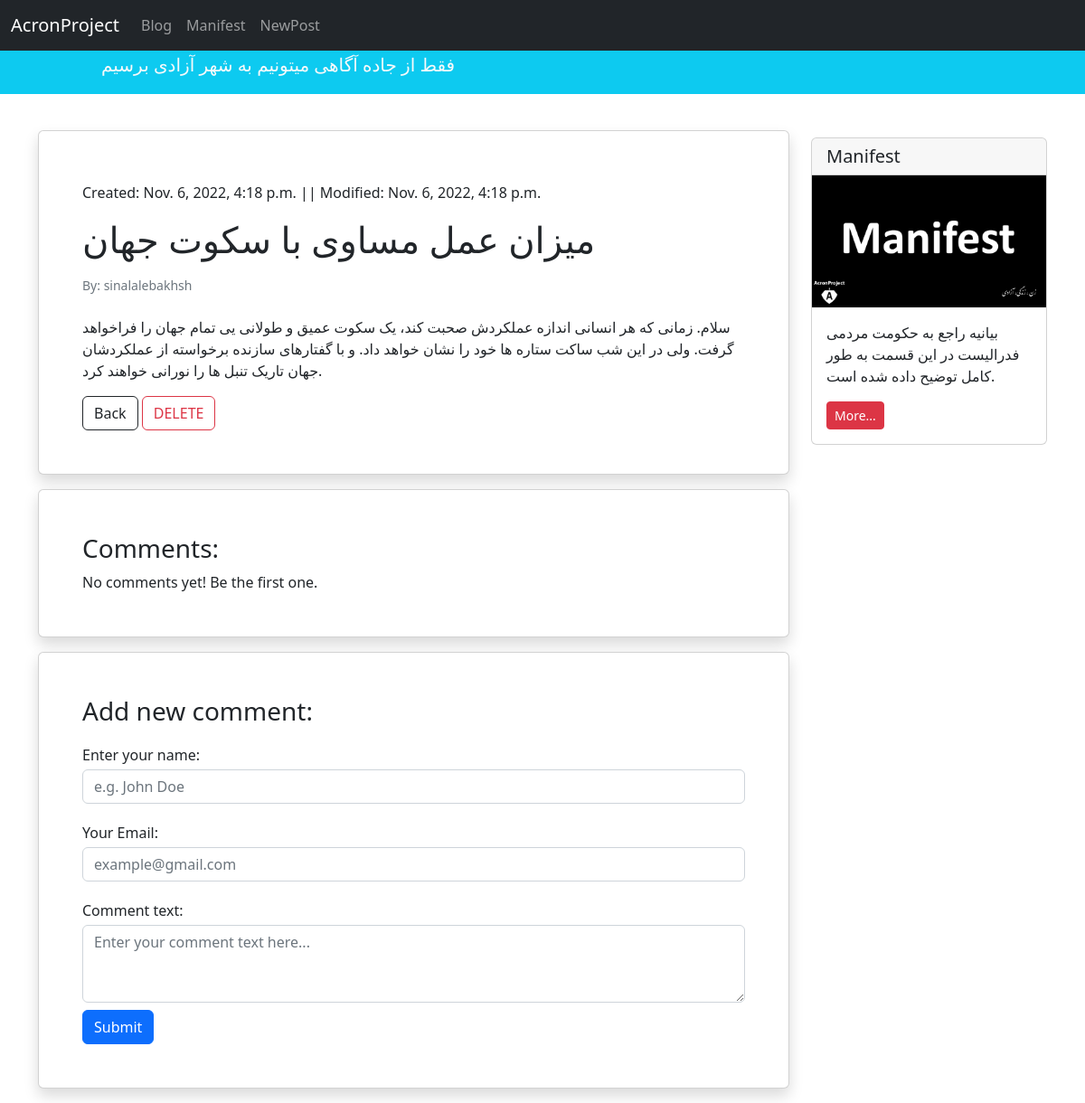
Before: /blog/3 with the older database file.
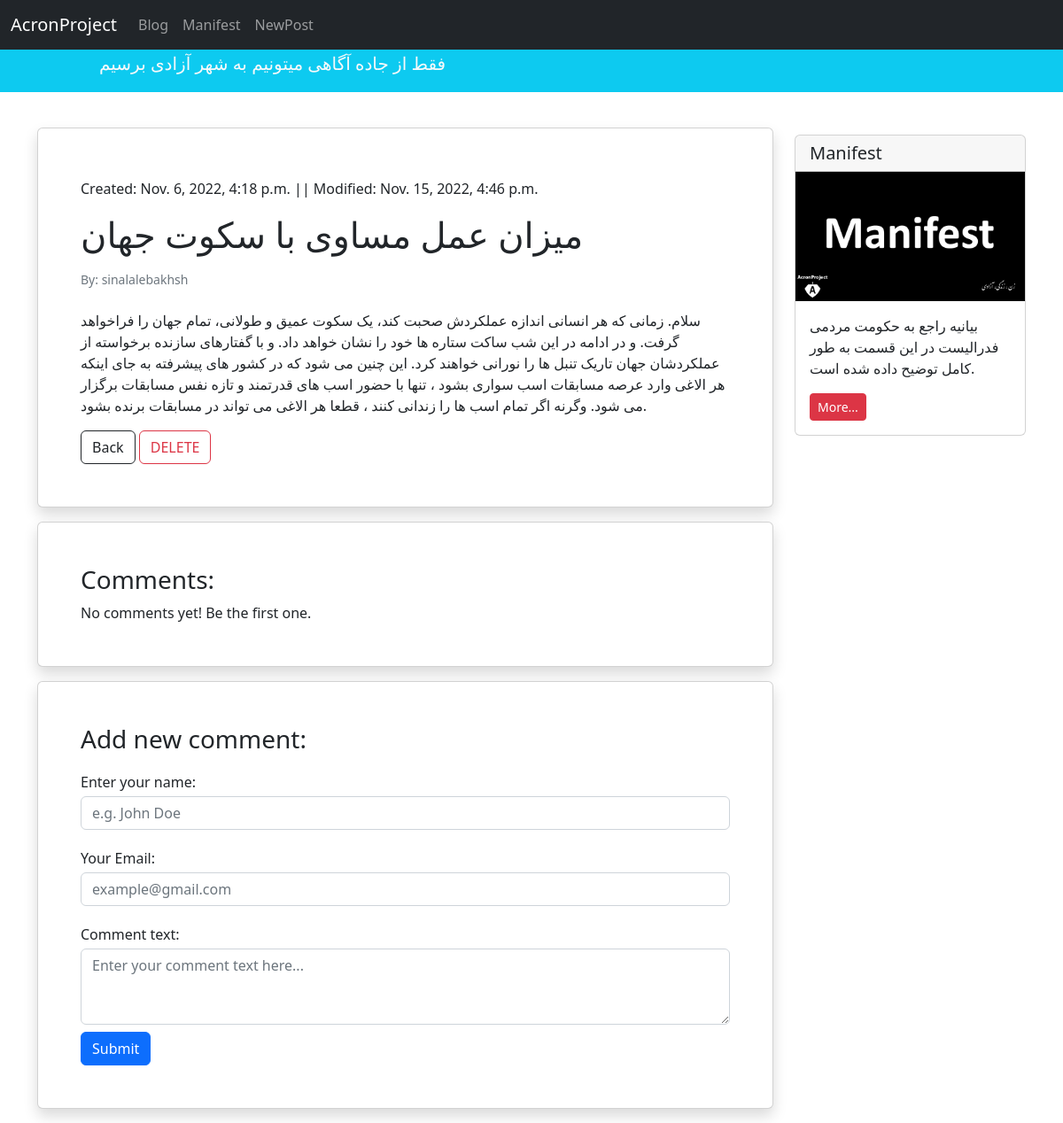
After: the same page with the newer database file.
### blog/models.py (models this page shows, shortened)
class Post(models.Model):
    STATUS_CHOICES = (
        ('pub', 'Published'),
        ('drf', 'Draft'),
    )
    title = models.CharField(max_length=100)
    text = models.TextField()
    author = models.ForeignKey('auth.User', on_delete=models.CASCADE)
    date_time_created = models.DateTimeField(auto_now_add=True)
    date_time_modified = models.DateTimeField(auto_now=True)
    status = models.CharField(choices=STATUS_CHOICES, max_length=3)

### blog/views.py (the view)
# urls.py: path('<int:pk>', views.blog_detail_view, name="blog_detail_view"),
def blog_detail_view(request, pk):
    try:
        get_pk_post_from_database = Post.objects.get(pk=pk)
        return render(request, 'blog/blog_post_detail.html', {'post': get_pk_post_from_database})
    except ObjectDoesNotExist:
        return render(request, 'pages/page_404.html')

### blog/templates/blog/blog_post_detail.html (shortened to what this page needs)
{% extends '_base.html' %}
{% block content %}
<div class="container mt-4">
    <div class="row">
        <div class="col-9">
            <div class="card shadow my-3 p-5">
                <p class="mt-2">Created: {{ post.date_time_created }} || Modified: {{ post.date_time_modified }}</p>
                <h1>{{ post.title }}</h1>
                <p class="small text-muted mt-2">By: {{ post.author }}</p>
                <p class="mt-2">{{ post.text }}</p>
                <div>
                    <a class="btn btn-bg btn-outline-dark" href="{% url 'blog' %}">Back</a>
                    <a class="btn btn-bg btn-outline-danger" href="{% url 'delete_post' post.id %}">DELETE</a>
                </div>
            </div>
            <div class="card shadow my-3 p-5">
                <h3>Comments:</h3>
                    No comments yet! Be the first one.
            </div>
            <div class="card shadow my-3 p-5">
                <h3>Add new comment:</h3>
                <form method="POST">
                    <div class="form-group py-2">
                        <label class="py-1" for="author_name">Enter your name:</label>
                        <input type="text" class="form-control" placeholder="e.g. John Doe" name="author_name">
                    </div>
                    <div class="form-group py-2">
                        <label class="py-1" for="email">Your Email:</label>
                        <input type="email" class="form-control" placeholder="example@gmail.com" name="email">
                    </div>
                    <div class="form-group py-2">
                        <label class="py-1" for="comment_text">Comment text:</label>
                        <textarea class="form-control" name="text" rows="3" placeholder="Enter your comment text here..."></textarea>
                    </div>
                    <button type="submit" class="btn btn-primary">Submit</button>
                </form>
            </div>
        </div>
        <div class="col-3">
                <div class="card my-4">
                    <h5 class="card-header">Manifest</h5>
                    {% load static %}
                    <img src="{% static 'pages/2.jpg' %}">
                    <div class="card-body">
                        <p class="card-text">بیانیه راجع به حکومت مردمی فدرالیست در این قسمت به طور کامل توضیح داده شده است.</p>
                        <a href="{% url 'manifest-consciousness' %}"
                           class="btn btn-sm btn-danger">
                            More...
                        </a>
                    </div>
                </div>
        </div>
    </div>
</div>
{% endblock content %}

### templates/_base.html (shortened to what this page needs)
<!DOCTYPE html>
<html lang="en">
<head>
    <link href="https://cdn.jsdelivr.net/npm/bootstrap@5.2.2/dist/css/bootstrap.min.css" rel="stylesheet">
</head>
<body>
    <nav class="navbar navbar-expand-lg navbar-dark bg-dark " >
        <div class="container-fluid">
          <a class="navbar-brand" href="{% url 'homepage' %}">AcronProject</a>
          <div class="collapse navbar-collapse" id="navbarNav">
            <ul class="navbar-nav">
              <li class="nav-item">
                <a class="nav-link" aria-current="page" href="{% url 'blog' %}">Blog</a>
              </li>
              <li class="nav-item">
                <a class="nav-link" href="{% url 'manifest-consciousness' %}">Manifest</a>
              </li>
              <li class="nav-item">
                <a class="nav-link" href="{% url 'post_new_post' %}">NewPost</a>
              </li>
            </ul>
          </div>
        </div>
    </nav>
    <div class="container-fluid bg-info">
      <div class="row py-1">
          <div class="col-md-1 col-md-10 mx-auto">
          <h5><p class="text-light"> فقط از جاده آگاهی میتونیم به شهر آزادی برسیم</p></h5>
          </div>
      </div>
    </div>
    {% block content %}
    {% endblock content %}
</body>
</html>

Changed rows visible on the page:
changed Post "میزان عمل مساوی با سکوت جهان": date_time_modified "Nov. 6, 2022, 4:18 p.m." → "Nov. 15, 2022, 4:46 p.m."; text "…یک سکوت عمیق و طولانی یی تمام جهان را فراخواهد گرفت. ولی در این شب ساکت ستاره ها خود را نشان خواهد داد. و با گفتارهای سازنده برخواسته از عملکردشان جهان تاریک تنبل ها را نورانی خواهند کرد." → "…یک سکوت عمیق و طولانی، تمام جهان را فراخواهد گرفت. و در ادامه در این شب ساکت ستاره ها خود را نشان خواهد داد. و با گفتارهای سازنده برخواسته از عملکردشان جهان تاریک تنبل ها را نورانی خواهند کرد. این چنین می شود که در کشور های پیشرفته به جای اینکه هر الاغی وارد عرصه مسابقات اسب سواری بشود ، تنها با حضور اسب های قدرتمند و تازه نفس مسابقات برگزار می شود. وگرنه اگر تمام اسب ها را زندانی کنند ، قطعا هر الاغی می تواند در مسابقات برنده بشود."
